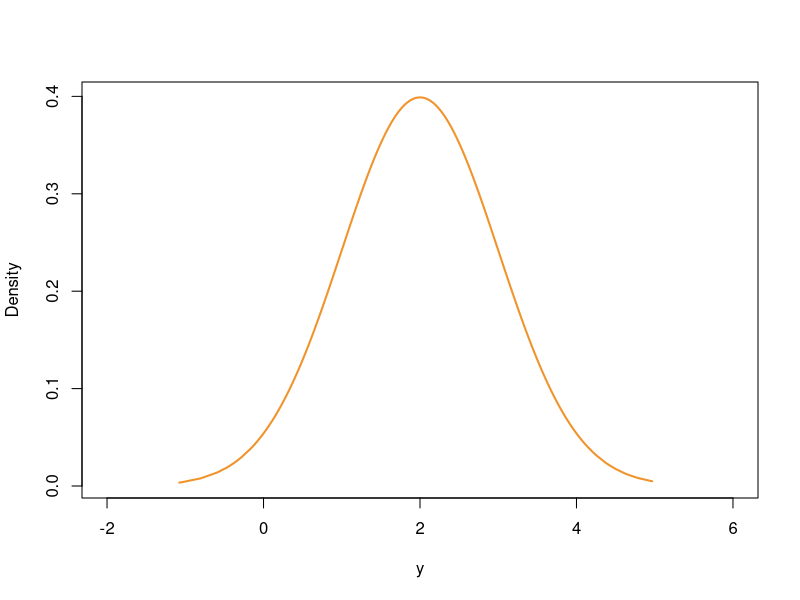

Write R code to recreate this figure.
##2023-10-06 r语言练习题
###1. 创建[1,100]之间所有奇数组成的向量
odd_vec = seq(1,100,2)
odd_vec

###2. 将长度为200的数值型向量t中第5个元素删除，并在此位置中添加元素11和21
vec = seq(1,200)
length(vec)
vec = vec[-c(5)]  #删除第五个元素
vec = append(vec,11,after=4)
vec = append(vec,21,after=5)
vec

###3. 将1到24构成的自然数序列构建为行数为3、列数为4、组数为2的数组并访问第二组数据
y = c(1:24)
t = array(y,c(3,4,2))
print(t[,,2]) #访问第二组数据

###4. 定义一个4行5列的三维数组，数值为1:60, 行命名为c('R1','R2','R3','R4')，列命名为c('C1','C2','C3','C4','C5')，维度命名为c('T1','T2','T3')
y1 = c(1:60)
row_names = c('R1','R2','R3','R4')
col_names = c('C1','C2','C3','C4','C5')
dim_names = c('T1','T2','T3')
t1 = array(y1,c(4,5,3),dimnames = list(row_names,col_names,dim_names))
t1

###5. 根据下面给定的列，创建一个数据框，命名为ForeDataFrm
# > X = c(1,1,1)
# > Y = c(2,2,2)
# > temp = c(14.7,18.5,25.9)
# > RH = c(66,73,41)
# > wind = c(2.7,8.5,3.6)
# > rain = c(0,0,0)
# > area = c(0,0,0)
# > month = c('aug','aug','aug')
# > day = c('fri','fri','fri')
X = c(1,1,1)
Y = c(2,2,2)
temp = c(14.7,18.5,25.9)
RH = c(66,73,41)
wind = c(2.7,8.5,3.6)
rain = c(0,0,0)
area = c(0,0,0)
month = c('aug','aug','aug')
day = c('fri','fri','fri')
res = cbind(X,Y,temp,RH,wind,rain,area,month,day)
ForeDataFrm = data.frame(res)
ForeDataFrm


###6. 查看ForeDataFrm数据框的列名
col_name = colnames(ForeDataFrm)
col_name

###7. 判断ForeDataFrm是否是数据框类型
print(is.data.frame(ForeDataFrm))

###8. 访问ForeDataFrm数据框的第1列和第3列
col1 = ForeDataFrm[1]
col3 = ForeDataFrm[3]

###9. 访问ForeDataFrm中wind这一列
Fwind_ = ForeDataFrm["wind"]

###10. 判断a=123.4和b='123.4'是否为数值型，整数型，字符串型，逻辑型
a=123.4
b='123.4'
######数值型
print(is.numeric(a))
print(is.numeric(b))
######整数型
print(is.integer(a))
print(is.integer(b))
######字符串型
print(is.character(a))
print(is.character(b))
######逻辑型
print(is.logical(a))
print(is.logical(b))

###11. 查看向量a和b的数据类型
a=123.4
b='123.4'
print(class(a))
print(class(b))

###12. 将a转换为字符串类型，将b转换为浮点型
a=123.4
b='123.4'
a = as.character(a)
a
b = as.double(b)
b

###13. 将e = c(1:10)向量转换为矩阵
e = c(1:10)
e = as.matrix(e)
e

###14. 计算以2为底10的对数的平方根，并保留3位小数位数
out = round(sqrt(log(10,2)),3) 
out

###15. 计算向量y的和，累计和，连乘积
y = c(1:10)
sum1 = sum(y)
sum1  ##和
cumsum1 = cumsum(y)
cumsum1  ##累积和
cumprod1 = cumprod(y)
cumprod1  ##连乘积

### 16. 生成一个4行4列的单位矩阵
mat = diag(4)
mat

###17. 生成2个2行2列的矩阵m和n，一个值全是1，一个值全是2
m = matrix(1,2,2)
n = matrix(2,2,2)
m
n

###18. 计算矩阵m和矩阵n相乘后的结果mn，并输出正对角元素值
mn = m%*%n
mn
mn_diag = diag(mn)
mn_diag

###19. 以1:9按照行优先方式生成3行3列的矩阵mm，并求该矩阵的转置矩阵
mm = matrix(1:9,3,3,byrow = TRUE)
mm_t = t(mm)  #转置

###20. 求上一步生成的mm矩阵的特征值和特征向量
mm = matrix(1:9,3,3,byrow = TRUE)
eigen_mm = eigen(mm)
print(eigen_mm$values) #特征值
print(eigen_mm$vectors) #特征向量

###21. 分别使用repeat和for循环依次打印50以内的6的倍数
#####repeat循环
i = 6
repeat{ 
  if(i > 50) break 
  else {
    print(i)
    i = i + 6
    }
  }
#####for循环
for (i in 1:50) {
  if(i%%6==0){
    print(i)
  }else{
    next
  }
}

###22. 计算从1加到100，至少采用3种不同的方法
y2 = 1:100
######方法一
sum1 = sum(y2)
sum1
######方法二
sum2 = 0
for (i in 1:100) {
  sum2 = i + sum2
}
sum2
######方法二
i = 1
sum3 = 0
repeat{ 
  if(i > 100) break 
  else {
    sum3 = sum3 + i
    i = i + 1
  }
}
sum3

###23. 将y从小到大排序，然后用排好的值，做出其正态分布密度图
y = rnorm(1000, mean = 2, sd = 1)
y = sort(y)
y1 = dnorm(y,2,1)
plot(y, y1, type = "l", col="#f0932b", ylab = "Density", lwd=2, xlim = c(-2,6))

###24.	请利用R代码编写一函数程序如下，并计算F(5)，
#########F(n)=1^3+2^3+3^3+……+n^3by
sum_ <- function(n){
  sum1 = 0
  if(n>0&&n%%1==0){
     for (i in 1:n) {
      sum1 = i*(3^i) + sum1
     }
    return(sum1)
  }else{
    return("n输入错误，请重新输入n并重新执行程序")
  }
}
res = sum_(5.5)
res

###	用R来计算以下公式，并保留两位小数
res = (abs(exp(1)-(exp(2)^2)))^(1/3)
result = round(res,2)
result

### 27.	以1:6按照列的顺序生成2行3列的数据，并计算每行每列的最大最小值
mat = matrix(1:6,2,3)
mat = data.frame(mat)
#####列的最大值，最小值
max_col = apply(mat, 2, max) #最大值
min_col = apply(mat, 2, min) #最小值
#####行的最大值，最小值
max_row = apply(mat, 1, max) #最大值
min_row = apply(mat, 1, min) #最小值


